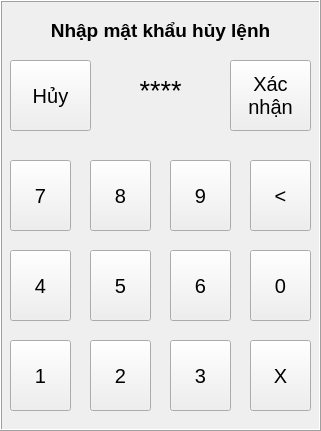
    <widget class="QFrame" name="fr_password">
     <property name="geometry">
      <rect>
       <x>0</x>
       <y>0</y>
       <width>321</width>
       <height>431</height>
      </rect>
     </property>
     <property name="autoFillBackground">
      <bool>true</bool>
     </property>
     <property name="frameShape">
      <enum>QFrame::Box</enum>
     </property>
     <property name="frameShadow">
      <enum>QFrame::Raised</enum>
     </property>
     <widget class="QPushButton" name="bt_pw_clear">
      <property name="geometry">
       <rect>
        <x>250</x>
        <y>340</y>
        <width>61</width>
        <height>71</height>
       </rect>
      </property>
      <property name="font">
       <font>
        <pointsize>15</pointsize>
       </font>
      </property>
      <property name="text">
       <string>X</string>
      </property>
     </widget>
     <widget class="QPushButton" name="bt_pw_2">
      <property name="geometry">
       <rect>
        <x>90</x>
        <y>340</y>
        <width>61</width>
        <height>71</height>
       </rect>
      </property>
      <property name="font">
       <font>
        <pointsize>15</pointsize>
       </font>
      </property>
      <property name="text">
       <string>2</string>
      </property>
     </widget>
     <widget class="QPushButton" name="bt_pw_agree">
      <property name="geometry">
       <rect>
        <x>230</x>
        <y>60</y>
        <width>81</width>
        <height>71</height>
       </rect>
      </property>
      <property name="font">
       <font>
        <pointsize>15</pointsize>
       </font>
      </property>
      <property name="text">
       <string>Xác
nhận</string>
      </property>
     </widget>
     <widget class="QPushButton" name="bt_pw_9">
      <property name="geometry">
       <rect>
        <x>170</x>
        <y>160</y>
        <width>61</width>
        <height>71</height>
       </rect>
      </property>
      <property name="font">
       <font>
        <pointsize>15</pointsize>
       </font>
      </property>
      <property name="text">
       <string>9</string>
      </property>
     </widget>
     <widget class="QPushButton" name="bt_pw_6">
      <property name="geometry">
       <rect>
        <x>170</x>
        <y>250</y>
        <width>61</width>
        <height>71</height>
       </rect>
      </property>
      <property name="font">
       <font>
        <pointsize>15</pointsize>
       </font>
      </property>
      <property name="text">
       <string>6</string>
      </property>
     </widget>
     <widget class="QLabel" name="lbv_pw_data">
      <property name="geometry">
       <rect>
        <x>100</x>
        <y>70</y>
        <width>121</width>
        <height>41</height>
       </rect>
      </property>
      <property name="font">
       <font>
        <pointsize>20</pointsize>
       </font>
      </property>
      <property name="text">
       <string>****</string>
      </property>
      <property name="alignment">
       <set>Qt::AlignCenter</set>
      </property>
     </widget>
     <widget class="QPushButton" name="bt_pw_4">
      <property name="geometry">
       <rect>
        <x>10</x>
        <y>250</y>
        <width>61</width>
        <height>71</height>
       </rect>
      </property>
      <property name="font">
       <font>
        <pointsize>15</pointsize>
       </font>
      </property>
      <property name="text">
       <string>4</string>
      </property>
     </widget>
     <widget class="QPushButton" name="bt_pw_3">
      <property name="geometry">
       <rect>
        <x>170</x>
        <y>340</y>
        <width>61</width>
        <height>71</height>
       </rect>
      </property>
      <property name="font">
       <font>
        <pointsize>15</pointsize>
       </font>
      </property>
      <property name="text">
       <string>3</string>
      </property>
     </widget>
     <widget class="QPushButton" name="bt_pw_delete">
      <property name="geometry">
       <rect>
        <x>250</x>
        <y>160</y>
        <width>61</width>
        <height>71</height>
       </rect>
      </property>
      <property name="font">
       <font>
        <pointsize>15</pointsize>
       </font>
      </property>
      <property name="text">
       <string>&lt;</string>
      </property>
     </widget>
     <widget class="QPushButton" name="bt_pw_5">
      <property name="geometry">
       <rect>
        <x>90</x>
        <y>250</y>
        <width>61</width>
        <height>71</height>
       </rect>
      </property>
      <property name="font">
       <font>
        <pointsize>15</pointsize>
       </font>
      </property>
      <property name="text">
       <string>5</string>
      </property>
     </widget>
     <widget class="QPushButton" name="bt_pw_1">
      <property name="geometry">
       <rect>
        <x>10</x>
        <y>340</y>
        <width>61</width>
        <height>71</height>
       </rect>
      </property>
      <property name="font">
       <font>
        <pointsize>15</pointsize>
       </font>
      </property>
      <property name="text">
       <string>1</string>
      </property>
     </widget>
     <widget class="QPushButton" name="bt_pw_cancel">
      <property name="geometry">
       <rect>
        <x>10</x>
        <y>60</y>
        <width>81</width>
        <height>71</height>
       </rect>
      </property>
      <property name="font">
       <font>
        <pointsize>15</pointsize>
       </font>
      </property>
      <property name="text">
       <string>Hủy</string>
      </property>
     </widget>
     <widget class="QPushButton" name="bt_pw_8">
      <property name="geometry">
       <rect>
        <x>90</x>
        <y>160</y>
        <width>61</width>
        <height>71</height>
       </rect>
      </property>
      <property name="font">
       <font>
        <pointsize>15</pointsize>
       </font>
      </property>
      <property name="text">
       <string>8</string>
      </property>
     </widget>
     <widget class="QPushButton" name="bt_pw_7">
      <property name="geometry">
       <rect>
        <x>10</x>
        <y>160</y>
        <width>61</width>
        <height>71</height>
       </rect>
      </property>
      <property name="font">
       <font>
        <pointsize>15</pointsize>
       </font>
      </property>
      <property name="text">
       <string>7</string>
      </property>
     </widget>
     <widget class="QPushButton" name="bt_pw_0">
      <property name="geometry">
       <rect>
        <x>250</x>
        <y>250</y>
        <width>61</width>
        <height>71</height>
       </rect>
      </property>
      <property name="font">
       <font>
        <pointsize>15</pointsize>
       </font>
      </property>
      <property name="text">
       <string>0</string>
      </property>
     </widget>
     <widget class="QLabel" name="lb_pw">
      <property name="geometry">
       <rect>
        <x>40</x>
        <y>10</y>
        <width>241</width>
        <height>41</height>
       </rect>
      </property>
      <property name="font">
       <font>
        <pointsize>14</pointsize>
        <weight>75</weight>
        <bold>true</bold>
       </font>
      </property>
      <property name="text">
       <string>Nhập mật khẩu hủy lệnh</string>
      </property>
      <property name="alignment">
       <set>Qt::AlignCenter</set>
      </property>
     </widget>
    </widget>
